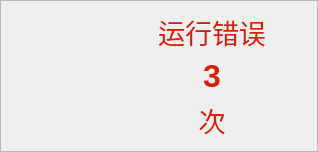
            <widget class="QFrame" name="frame_5">
             <property name="sizePolicy">
              <sizepolicy hsizetype="Preferred" vsizetype="Preferred">
               <horstretch>0</horstretch>
               <verstretch>0</verstretch>
              </sizepolicy>
             </property>
             <property name="minimumSize">
              <size>
               <width>150</width>
               <height>150</height>
              </size>
             </property>
             <property name="maximumSize">
              <size>
               <width>600</width>
               <height>200</height>
              </size>
             </property>
             <property name="styleSheet">
              <string notr="true">.QFrame{
border-image: url(:/images/border002.png);
}</string>
             </property>
             <property name="frameShape">
              <enum>QFrame::StyledPanel</enum>
             </property>
             <property name="frameShadow">
              <enum>QFrame::Raised</enum>
             </property>
             <layout class="QHBoxLayout" name="horizontalLayout_12">
              <item>
               <spacer name="horizontalSpacer_7">
                <property name="orientation">
                 <enum>Qt::Horizontal</enum>
                </property>
                <property name="sizeHint" stdset="0">
                 <size>
                  <width>40</width>
                  <height>20</height>
                 </size>
                </property>
               </spacer>
              </item>
              <item>
               <widget class="QLabel" name="label_6">
                <property name="minimumSize">
                 <size>
                  <width>60</width>
                  <height>60</height>
                 </size>
                </property>
                <property name="maximumSize">
                 <size>
                  <width>60</width>
                  <height>60</height>
                 </size>
                </property>
                <property name="styleSheet">
                 <string notr="true">border-image: url(:/images/err.png);</string>
                </property>
                <property name="text">
                 <string/>
                </property>
               </widget>
              </item>
              <item>
               <spacer name="horizontalSpacer_13">
                <property name="orientation">
                 <enum>Qt::Horizontal</enum>
                </property>
                <property name="sizeHint" stdset="0">
                 <size>
                  <width>40</width>
                  <height>20</height>
                 </size>
                </property>
               </spacer>
              </item>
              <item>
               <layout class="QVBoxLayout" name="verticalLayout_7">
                <item>
                 <widget class="QLabel" name="label_14">
                  <property name="font">
                   <font>
                    <pointsize>20</pointsize>
                   </font>
                  </property>
                  <property name="styleSheet">
                   <string notr="true">color:#d81e06</string>
                  </property>
                  <property name="text">
                   <string>运行错误</string>
                  </property>
                  <property name="alignment">
                   <set>Qt::AlignCenter</set>
                  </property>
                 </widget>
                </item>
                <item>
                 <widget class="QLabel" name="label_15">
                  <property name="font">
                   <font>
                    <pointsize>24</pointsize>
                    <weight>75</weight>
                    <bold>true</bold>
                   </font>
                  </property>
                  <property name="styleSheet">
                   <string notr="true">color:#d81e06</string>
                  </property>
                  <property name="text">
                   <string>3</string>
                  </property>
                  <property name="alignment">
                   <set>Qt::AlignCenter</set>
                  </property>
                 </widget>
                </item>
                <item>
                 <widget class="QLabel" name="label_16">
                  <property name="font">
                   <font>
                    <pointsize>20</pointsize>
                   </font>
                  </property>
                  <property name="styleSheet">
                   <string notr="true">color:#d81e06</string>
                  </property>
                  <property name="text">
                   <string>次</string>
                  </property>
                  <property name="alignment">
                   <set>Qt::AlignCenter</set>
                  </property>
                 </widget>
                </item>
               </layout>
              </item>
              <item>
               <spacer name="horizontalSpacer_8">
                <property name="orientation">
                 <enum>Qt::Horizontal</enum>
                </property>
                <property name="sizeHint" stdset="0">
                 <size>
                  <width>40</width>
                  <height>20</height>
                 </size>
                </property>
               </spacer>
              </item>
             </layout>
            </widget>
